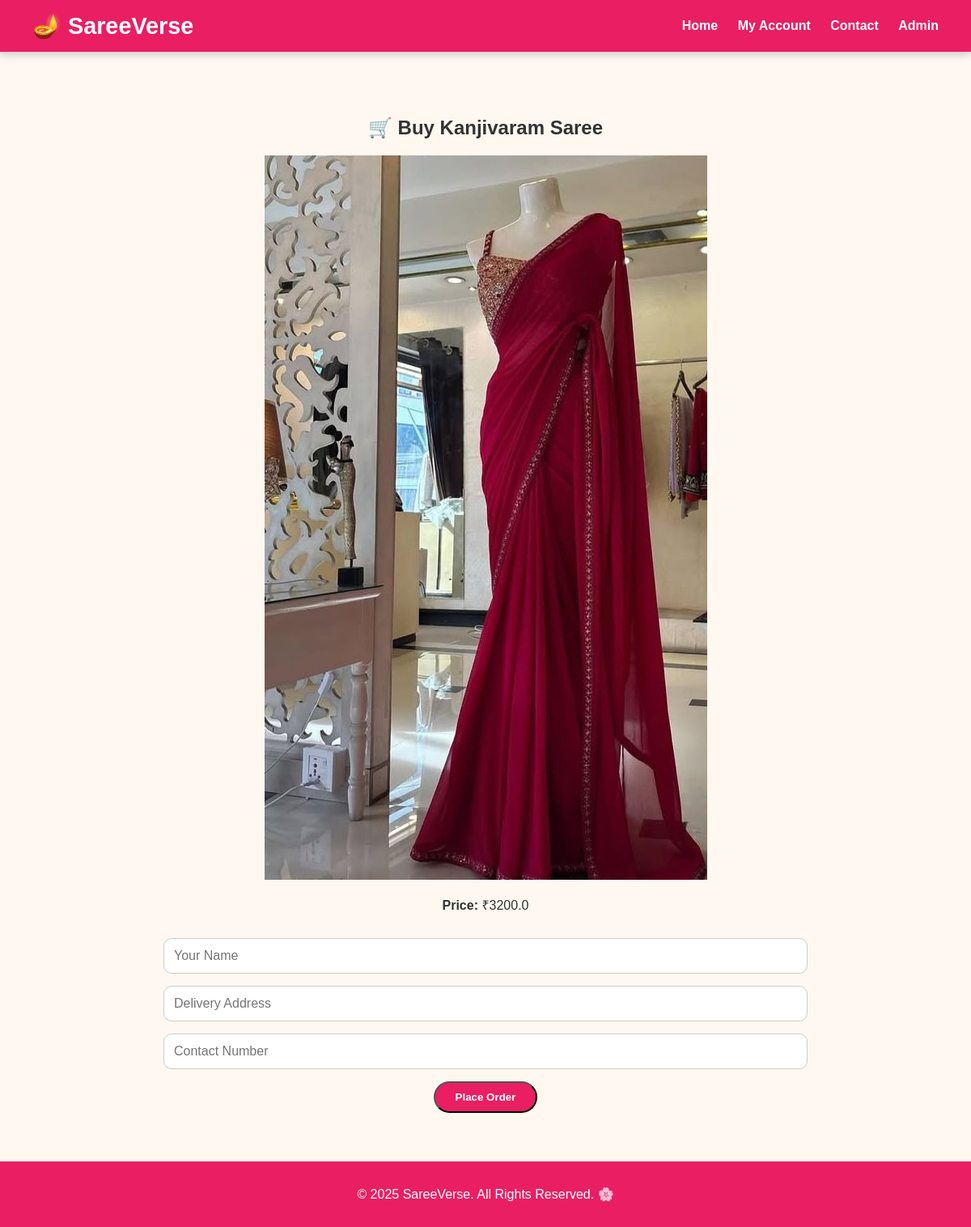
The page /buy/2 (signed in) on the database its author committed.
### tables this page shows
CREATE TABLE products (
    id INTEGER PRIMARY KEY AUTOINCREMENT,
    name TEXT NOT NULL,
    price REAL NOT NULL,
    description TEXT,
    image TEXT
, category TEXT, quantity INTEGER DEFAULT 0);

### app.py (the view, shortened to what this page needs)
@app.route('/buy/<int:product_id>', methods=['GET', 'POST'])
def buy_product(product_id):
    if 'user_id' not in session:
        flash("Please login first to place an order.", "warning")
        return redirect(url_for('login'))
    conn = get_db_connection()
    product = conn.execute("SELECT * FROM products WHERE id = ?", (product_id,)).fetchone()
    conn.close()
    return render_template('buy.html', product=product)

### app.py (called while the page is built)
def get_db_connection():
    conn = sqlite3.connect('saree_store.db')
    conn.row_factory = sqlite3.Row
    return conn

### templates/buy.html
{% extends 'base.html' %}
{% block content %}
<div class="container">
    <h2>🛒 Buy {{ product['name'] }}</h2>
    <img src="{{ url_for('static', filename='uploads/' + product['image']) }}"
         alt="{{ product['name'] }}" class="product-img">
    <p><strong>Price:</strong> ₹{{ product['price'] }}</p>
    <form method="POST" class="contact-form">
        <input type="text" name="name" placeholder="Your Name" required>
        <input type="text" name="address" placeholder="Delivery Address" required>
        <input type="text" name="contact" placeholder="Contact Number" required>
        <button type="submit" class="btn">Place Order</button>
    </form>
</div>
{% endblock %}

### static/css/style.css (style rules this page uses)
body { font-family: "Poppins", sans-serif; margin: 0; background-color: #fff8f0; color: #333; }
.container, .home-container { max-width: 1100px; margin: 40px auto; padding: 20px; text-align: center; }
.btn { display: inline-block; background-color: #e91e63; color: white; padding: 10px 25px; border-radius: 25px; text-decoration: none; font-weight: bold; transition: 0.3s ease; }
.contact-form { display: flex; flex-direction: column; align-items: center; gap: 15px; margin-top: 30px; }
.contact-form input, .contact-form textarea { width: 70%; padding: 12px; border-radius: 10px; border: 1px solid #ccc; font-size: 1rem; font-family: "Poppins", sans-serif; }

### rows shown on the page
products: name "Kanjivaram Saree", image (picture), price "3200.0"
